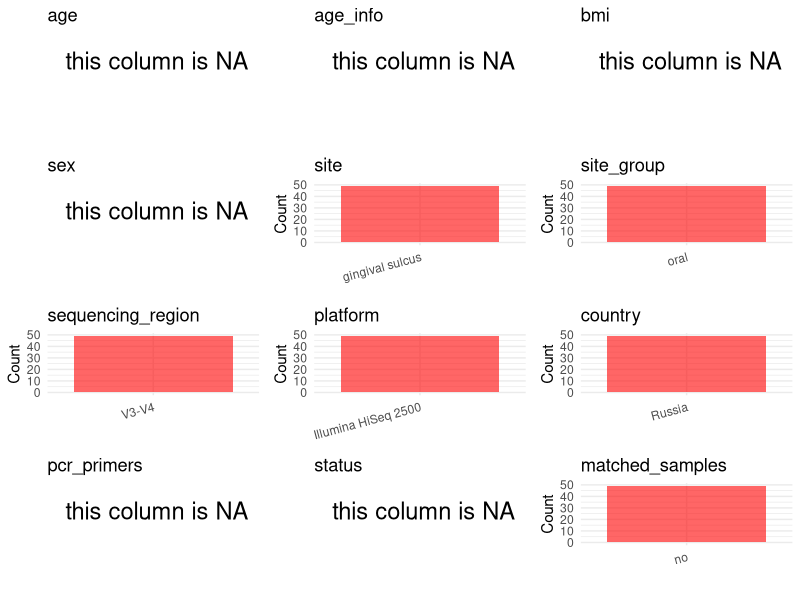

The R script that drew this image: (Note: this script raises an error after producing the figure.)
## ---- chunk 1
# Load libraries
library(dplyr)
library(ggplot2)
library(cowplot)

# (1) Setting working directory
# EDIT HERE: change project_id for each study
project_id <- "PRJNA664107"

base_dir <- "/beegfs/huangxiaochang/global_oral/global-oral-microbiome/data/projects/"
setwd(file.path(base_dir, project_id))

# (2) Loading raw SRA metadata file
sra_file <- "SraRunTable.csv"
initial_meta <- read.csv("SraRunTable.csv", header = TRUE)

# (3) OPTIONAL: If extra metadata (e.g., Table.x or supplemental materials) are available from the article, you may need to merge the file with initial_meta manually. Below is example code for merging. Depending on the specific case of each study, you can customize the code as needed.
# supp_table <- read.csv("supplemental_table.csv", header = TRUE)
# initial_meta <- left_join(initial_meta, supp_table, by = merge_col_name)
## ---- chunk 2
# (1) Read the article in the following order: abstract, the beginning of the results section, and the methods. Understand the sample size, experimental design, and disease group overview. Clarify the sampling sites; for oral and gut samples, specify the exact sites like supragingival plaque, tongue, etc.

# (2) IMPORTANT: MUST go through each column of initial_meta
# head(initial_meta, 10)

# IMPORTANT: Check the unique values in the column of interest or query column.
# lapply(initial_meta[c('body_habitat', 'body_product', 'body_site')], table) # site
# table(initial_meta$host_subject_id) # subject id
# table(initial_meta$platform..exp.) # output is Illumina
# table(initial_meta$target_subfragment..exp.)
## ---- chunk 3
# (1) EDIT HERE: Parameter setup
# NOTE: This project has no lab control samples (blanks/positives) or non-human samples. Leave keywords empty to skip filtering.
control_column <- NA   # column name in initial_meta
# unique(initial_meta[[control_column]])  # uncomment to explore
control_keywords <- c()     # Enter exact keywords

species_column <- NA          # column name in initial_meta
# unique(initial_meta[[species_column]])  # uncomment to explore
non_human_keywords <- c()            # Enter exact keywords


# (2) Remove controls and non-human samples. DO NOT need to modify code in this part, just run it.
n_samples <- nrow(initial_meta)
# Control evaluation
if (length(control_keywords) > 0) {
  if (is.null(control_column) || control_column == "") {
    stop("Error: control_keywords provided but control_column is missing.")
  }

  if (!(control_column %in% colnames(initial_meta))) {
    stop(sprintf("Error: Column '%s' not found in initial_meta.", control_column))
  }

  control_pattern <- paste(control_keywords, collapse = "|")
  control_text <- initial_meta[[control_column]]
  is_control <- grepl(control_pattern, control_text)

} else {
  is_control <- rep(FALSE, n_samples)
}

# Non-human evaluation
if (length(non_human_keywords) > 0) {
  if (is.null(species_column) || species_column == "") {
    stop("Error: non_human_keywords provided but species_column is missing.")
  }

  if (!(species_column %in% colnames(initial_meta))) {
    stop(sprintf("Error: Column '%s' not found in initial_meta.", control_column))
  }

  non_human_pattern <- paste(non_human_keywords, collapse = "|")
  species_text <- initial_meta[[species_column]]
  is_non_human <- grepl(non_human_pattern, species_text)
} else {
  is_non_human <- rep(FALSE, n_samples)
}

# Execute removal
samples_to_remove <- is_control | is_non_human
initial_meta <- initial_meta[!samples_to_remove, ]

cat("Initial samples counts:",n_samples,"\n")
cat("Removed control samples:", sum(is_control), "\n")
cat("Removed non-human samples:", sum(is_non_human), "\n")
cat("Total samples removed ", sum(samples_to_remove), "\n")
cat("Remaining samples after Step 2:", nrow(initial_meta), "\n")
## ---- chunk 4
# Extract columns from initial_meta as follows:
# (1) No modification needed → extract directly.
# (2) Modification needed → create a column start with 'raw_' and mark the target column as "pending".
# (3) Need to find or determine based on the article.

metadata <- data.frame(
  bioproject = initial_meta$BioProject,
  sample_id = initial_meta$Run,
  subject_id = initial_meta$Sample.Name,
  age = NA,
  age_info = NA,
  bmi = NA,
  raw_sex = NA,
  sex = "pending",
  sequencing_region = "V3-V4",
  platform = initial_meta$Instrument,
  country = initial_meta$geo_loc_name_country,
  raw_site = initial_meta$isolation_source,
  site = "pending",
  site_group = "pending",
  public_time = initial_meta$ReleaseDate,
  pcr_primers = NA,
  title = NA,
  disease_study = NA,
  status = "pending",
  matched_samples = "pending",
  is_time_series = "no",
  stringsAsFactors = FALSE
)

metadata$public_time <- as.Date(metadata$public_time)
## ---- chunk 5
# (1) Handle the columns with the `raw_` prefix.
# IMPORTANT: Add comments if the modification is not straightforward!!
metadata$sex <- NA_character_

# Extract disease status from sample_name pattern
# C_ = Control, SDP_ = chronic periodontitis + T2DM, P_ = chronic periodontitis
metadata$status <- case_when(
  grepl("C_", metadata$sample_id) ~ "Control",
  grepl("SDP_", metadata$sample_id) ~ "chronic periodontitis and T2DM",
  grepl("P_", metadata$sample_id) ~ "chronic periodontitis",
  TRUE ~ NA_character_
)

metadata$title <- "Drift of the Subgingival Periodontal Microbiome during Chronic Periodontitis in Type 2 Diabetes Mellitus Patients"
metadata$disease_study <- "yes"

# Assign site
metadata$site <- "gingival sulcus"

## ---- chunk 6
# (2) Filling the 'site_group' and 'matched_samples' columns
# editing site_group
unique(metadata$site)
# EDIT HERE: add oral sites
Oral_site = c("saliva", "mouth", "tongue coating", "supragingival plaque", "subgingival plaque", "oral swab", "denture", "tooth", "abscess pus", "adjacent periodontal pocket", "patient healthy crevice", "healthy control crevice", "gingival crevicular fluid", "subgingival plaque", "gingival sulcus")
# EDIT HERE: add gut sites
Gut_site = c("feces", "stool")
# just run
metadata <- metadata %>%
  mutate(site_group = case_when(
    site %in% Oral_site ~ "oral",
    site %in% Gut_site ~ "gut",
    TRUE ~ "other"
  ))

# editing matched_samples, just run.
metadata$matched_samples <- ifelse(
  ave(metadata$subject_id, metadata$subject_id, FUN = length) > 1,
  "yes",
  "no"
)
## ---- chunk 7
# (3) check if there is pending value in metadata. If there is pending value, go on modify the metadata.
# Function to check if a column contains "pending"
has_pending <- function(col) {
  if (is.character(col) || is.factor(col)) {
    any(col == "pending", na.rm = TRUE)
  } else {
    FALSE
  }
}

# Check for any pending value
any_pending_value <- any(sapply(metadata, has_pending))

if (!any_pending_value) {
  message("Good! No cell contains the value 'pending'.")
} else {
  pending_cols <- names(metadata)[sapply(metadata, has_pending)]
  message("Columns containing 'pending': ", paste(pending_cols, collapse = ", "))
  message("Please continue to resolve these pending columns!")
}
## ---- chunk 8
# Select columns for visualization, just run
plot_data <- metadata %>%
  select(-bioproject, -sample_id, -subject_id, -title)

create_simple_plots <- function(data) {
  plots <- list()
  continuous_vars <- c("age", "bmi")

  for (col in colnames(data)) {
    if (all(is.na(data[[col]]))) {
      p <- ggplot() +
        annotate("text", x = 0.5, y = 0.5, label = "this column is NA", size = 6) +
        labs(title = col) +
        theme_void()
    } else if (col %in% continuous_vars && is.numeric(data[[col]])) {
      p <- ggplot(data, aes(x = .data[[col]])) +
        geom_histogram(fill = "blue", alpha = 0.6, bins = 20, na.rm = TRUE) +
        labs(title = col, x = col, y = "Count") +
        theme_minimal()
    } else {
      count_data <- as.data.frame(table(data[[col]], useNA = "ifany"))
      p <- ggplot(count_data, aes(x = reorder(Var1, -Freq), y = Freq)) +
        geom_col(fill = "red", alpha = 0.6) +
        labs(title = col, x = NULL, y = "Count") +
        theme_minimal() +
        theme(axis.text.x = element_text(angle = 15, hjust = 1))
    }
    plots[[col]] <- p
  }

  return(plots)
}

# Generate and arrange plots
plots <- create_simple_plots(plot_data)
p <- plot_grid(plots$age,
               plots$age_info,
               plots$bmi,
               plots$sex,
               plots$site,
               plots$site_group,
               plots$sequencing_region,
               plots$platform,
               plots$country,
               plots$pcr_primers,
               plots$status,
               plots$matched_samples,
               ncol = 3, align = "hv", axis = "lb")
ggsave("Metadata_Summary.png", plot = p, width = 8, height = 6, dpi = 150)
## ---- chunk 9
# Insert Metadata_Summary.png into the current Rmd output
knitr::include_graphics("Metadata_Summary.png")
## ---- chunk 10
# Reorder the data frame
fixed_cols <- c("bioproject", "sample_id", "subject_id", "age", "age_info",
                "bmi", "sex", "platform", "sequencing_region", "pcr_primers",
                "country", "site", "site_group", "disease_study", "status",
                "title", "public_time", "matched_samples", "is_time_series")
metadata <- metadata %>%
  select(all_of(fixed_cols), everything())

# save metadata
# head(metadata)
write.csv(metadata, file = "metadata_v2.csv", quote = TRUE, row.names = FALSE)
